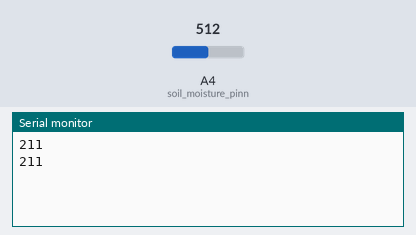
Recording of a sketch running on a simulated Arduino Uno, built with avr-gcc and run on an emulated ATmega328P. Shown: the last lines printed to the serial monitor. The inputs (shaded band) are chosen by the test bench; at power-on: A4 (soil_moisture_pinn) = 512.

Above: at 10.8 s.
10.9 s: A4 (soil_moisture_pinn) set to 716
At 20.7 s:
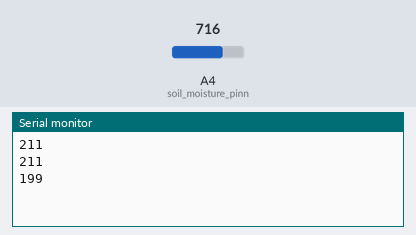
20.9 s: A4 (soil_moisture_pinn) set to 900
At 30.8 s:
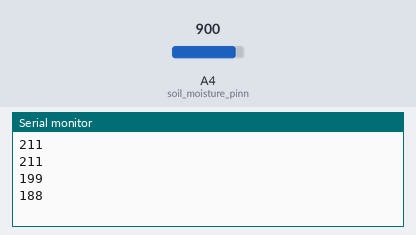
Timing chart, 0 to 32.3 s (numbered marks = the images above; inputs shaded):
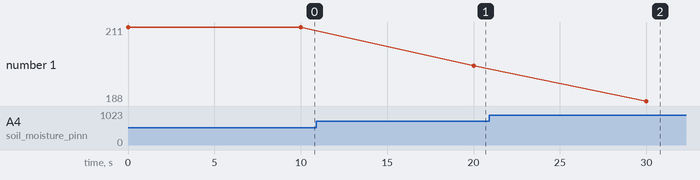

The sketch:

moistureserial.ino
```cpp
#include <ArduinoJson.h>
#define soil_moisture_pinn 4

void setup() {
  Serial.begin(9600);

}

void loop() {
  int val = analogRead(soil_moisture_pinn);
  int soil_moisture_pin = map(val, 2400, 4095, 100, 0);
  int time = 0;
  char snum[5];

  //JsonDocument doc;
  //doc[itoa(0, snum, 10)] = analogRead(soil_moisture_pin);
  Serial.println(soil_moisture_pin);
  delay(10000);
  //serializeJson(doc, Serial);
}
```

Measured:
- after the input at 10.9 s, the serial monitor: prints a new line after 9.1 s (image 1)
- after the input at 20.9 s, the serial monitor: prints a new line after 9.1 s (image 2)
- plotted number 1: 211 → 199 after the input at 10.9 s, 199 → 188 after the input at 20.9 s
